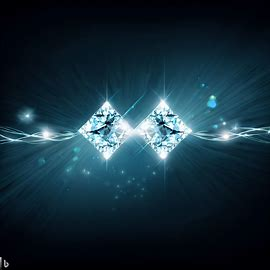
#> input picture images/Diamonds/2/1.jpg, 270 x 270 px
$ python -i querybing.py   (imports and definitions only)
#> lines starting #> are read from the running program, lines starting #| are printed output that depends on the picture; after the words box and inside, x2 and y2 are one past the last pixel; in counts of white or black regions, pixels touching at a corner belong together
import os
from urllib import request
from selenium.webdriver import Chrome
from selenium.webdriver.common.by import By
from selenium.webdriver.support.ui import WebDriverWait
from selenium.webdriver.support import expected_conditions as EC
import sys
import cv2
import numpy as np
from PIL import Image, ImageOps, ImageEnhance, ImageFilter, ImageChops

BASE_URL = "https://www.bing.com/create?toWww=1&redig=30C04FC20A7A4BA08168CC7BB17EDFD6"
SAVE_PATH = "C:/Users/ericd/dev/personal/Games/games/images"
CHROME_DRIVER_PATH = "C:/users/ericd/dev/personal/chromedriver_win32/chromedriver.exe"


anime_prompts = [
    "A young girl with pink hair and a school uniform is running late for class. She holds a piece of toast in her mouth and bumps into a handsome boy with blue hair and glasses. Their eyes meet and they blush.",
    "A group of friends are sitting in a café, chatting and laughing. They are all wearing different outfits that reflect their personalities. One of them is holding a smartphone and showing them a video of a cute cat.",
    "A boy with spiky hair and a scar on his cheek is riding a motorcycle on a futuristic city street. He is chased by police robots and dodges lasers and explosions. He has a mysterious device in his backpack that could change the world.",
    "A girl with long black hair and a kimono is walking in a forest. She is holding a fan and has a fox mask on her head. She is followed by a white fox spirit that protects her from evil spirits.",
    "A boy with green hair and a sword is standing on a cliff, overlooking a medieval kingdom. He is wearing a cloak and has a dragon tattoo on his arm. He is the chosen one who must defeat the dark lord and restore peace to the land.",
    "A girl with blonde hair and a red dress is singing on a stage, surrounded by fans. She is wearing headphones and has a microphone in her hand. She is a famous idol who has a secret identity as a spy.",
    "A boy with brown hair and glasses is sitting in his room, surrounded by books and computers. He is typing on his keyboard and hacking into a secret organization. He is a genius who uses his skills to fight crime.",
    "A girl with purple hair and wings is flying in the sky, holding hands with a boy with silver hair and horns. They are both half-human, half-demon and are in love. They are escaping from their families who want to separate them.",
    "A boy with red hair and a baseball cap is throwing a pitch on a baseball field. He is wearing a uniform and has a glove on his hand. He is the ace of his team and dreams of becoming a professional player."
]

products = {
  "rando_anime": anime_prompts
}

def remove_border(image):
    cv_image = cv2.cvtColor(np.array(image), cv2.COLOR_RGB2BGR)
#> cv_image is the input picture: shape (270, 270, 3); mean B, G, R 58.3, 46.3, 22.9
    gray = cv2.cvtColor(cv_image, cv2.COLOR_BGR2GRAY)
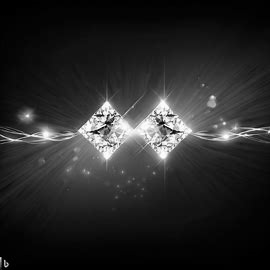
#> gray: shape (270, 270); min 0, max 255, mean 40.7
    _, thresh = cv2.threshold(gray, 0, 255, cv2.THRESH_BINARY_INV + cv2.THRESH_OTSU)
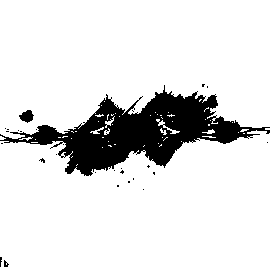
#> thresh: shape (270, 270); 87.5% white; 28 black regions (25 under 20 px)
    contours, _ = cv2.findContours(thresh, cv2.RETR_EXTERNAL, cv2.CHAIN_APPROX_SIMPLE)
#> contours = 58 contours, 54 with area under 20; largest, box (x1, y1, x2, y2) and area: (0, 130, 270, 270) 31824, (0, 0, 270, 139) 30752, (156, 119, 180, 134) 42, (105, 116, 115, 128) 20

    max_area = 0
    max_contour = None
    for cnt in contours:
        area = cv2.contourArea(cnt)
        if area > max_area:
            max_area = area
            max_contour = cnt
#> this loop made 58 passes
#> (area, max_area) on pass 26: (31824, 31824)
#> area on passes 40, 43, 58: 42, 20, 30752.5
#> after the loop, max_area = 31824; max_contour = contour of 284 points, box (x1, y1, x2, y2) (0, 130, 270, 270), area 31824

    x, y, w, h = cv2.boundingRect(max_contour)
#> x = 0; y = 130; w = 270; h = 140
    padding = 50
    cropped_image = cv_image[y-padding:y+h+padding, x-padding:x+w+padding]
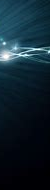
#> cropped_image: shape (190, 50, 3); mean B, G, R 46.5, 35.2, 16.1
    pil_image = Image.fromarray(cv2.cvtColor(cropped_image, cv2.COLOR_BGR2RGB))

    return pil_image

# [44 lines left out: function process_images, not called in this run]

image_xpaths = [
    '//*[@id="mmComponent_images_as_1"]/ul[1]/li[1]/div/div/a/div/img',
    '//*[@id="mmComponent_images_as_1"]/ul[1]/li[2]/div/div/a/div/img',
    '//*[@id="mmComponent_images_as_1"]/ul[2]/li[1]/div/div/a/div/img',
    '//*[@id="mmComponent_images_as_1"]/ul[2]/li[2]/div/div/a/div/img',
]

# [54 lines left out: functions download_image, main, not called in this run]

# [2 lines not run here, left out]

>>> import cv2
>>> picture = cv2.cvtColor(cv2.imread('../images/Diamonds/2/1.jpg'), cv2.COLOR_BGR2RGB)
>>> result = remove_border(picture)

$ run again, on images/Hearts/10/3.jpg
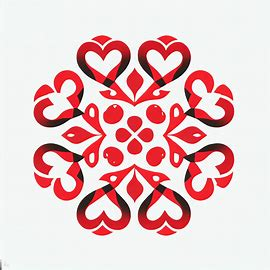
#> input picture images/Hearts/10/3.jpg, 270 x 270 px
#> in remove_border, cv_image is the input picture: shape (270, 270, 3); mean B, G, R 198.8, 197.7, 231.4
#> in remove_border, `_, thresh = cv2.threshold(gray, 0, 255, cv2.THRESH_BINARY_INV + cv2.TH..`:
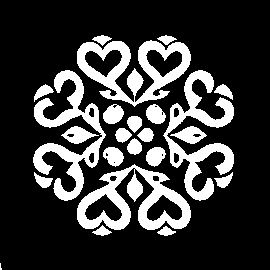
#> thresh: shape (270, 270); 22.2% white; 23 white regions (1 under 20 px)
#> contours = 23 contours, 1 with area under 20; largest, box (x1, y1, x2, y2) and area: (77, 164, 191, 230) 4176, (77, 40, 191, 107) 4120, (163, 70, 234, 201) 2787, (33, 70, 106, 201) 2786, (170, 126, 207, 144) 325
#> the loop in remove_border, `for cnt in contours:` made 23 passes
#> (area, max_area) on passes 2 to 6: (85, 85), (89, 89), (123, 123), (131.5, 131.5), (4176.5, 4176.5)
#> after the loop in remove_border, `for cnt in contours:`: max_area = 4176.5; max_contour = contour of 237 points, box (x1, y1, x2, y2) (77, 164, 191, 230), area 4176
#> x = 77; y = 164; w = 114; h = 66
#> in remove_border, `cropped_image = cv_image[y-padding:y+h+padding, x-padding:x+w+padding]`:
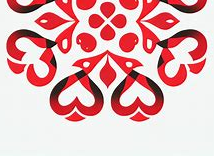
#> cropped_image: shape (156, 214, 3); mean B, G, R 181.1, 179.2, 226.9

$ run again, on images/Hearts/2/1.jpg
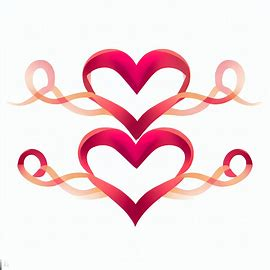
#> input picture images/Hearts/2/1.jpg, 270 x 270 px
#> in remove_border, cv_image is the input picture: shape (270, 270, 3); mean B, G, R 225.8, 222.6, 244.8
#> in remove_border, `gray = cv2.cvtColor(cv_image, cv2.COLOR_BGR2GRAY)`:
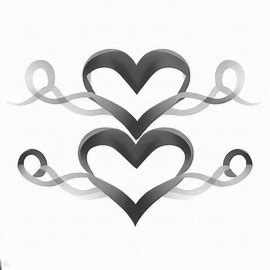
#> gray: shape (270, 270); min 30, max 255, mean 229.4
#> in remove_border, `_, thresh = cv2.threshold(gray, 0, 255, cv2.THRESH_BINARY_INV + cv2.TH..`:
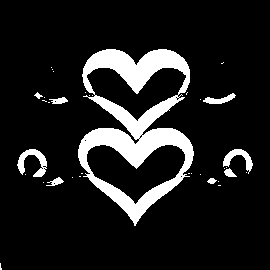
#> thresh: shape (270, 270); 12.1% white; 35 white regions (26 under 20 px)
#> contours = 35 contours, 27 with area under 20; largest, box (x1, y1, x2, y2) and area: (78, 49, 194, 226) 13200, (17, 149, 47, 177) 316, (223, 149, 253, 174) 233, (203, 93, 236, 104) 134, (49, 97, 68, 104) 60, (46, 177, 64, 186) 54, (224, 168, 237, 177) 54, (207, 178, 217, 184) 29
#> the loop in remove_border, `for cnt in contours:` made 35 passes
#> (area, max_area) on passes 5, 7, 18, 19, 35: (29, 29), (54, 54), (233, 233), (316.5, 316.5), (13199.5, 13199.5)
#> after the loop in remove_border, `for cnt in contours:`: max_area = 13199.5; max_contour = contour of 300 points, box (x1, y1, x2, y2) (78, 49, 194, 226), area 13200
#> x = 78; y = 49; w = 116; h = 177
#> cropped_image = 216 rows, first 8: [252, 253, 251], [252, 253, 251], [252, 253, 251], [252, 253, 251], [252, 253, 251], [252, 253, 251], [252, 253, 251], [252, 253, 251]
